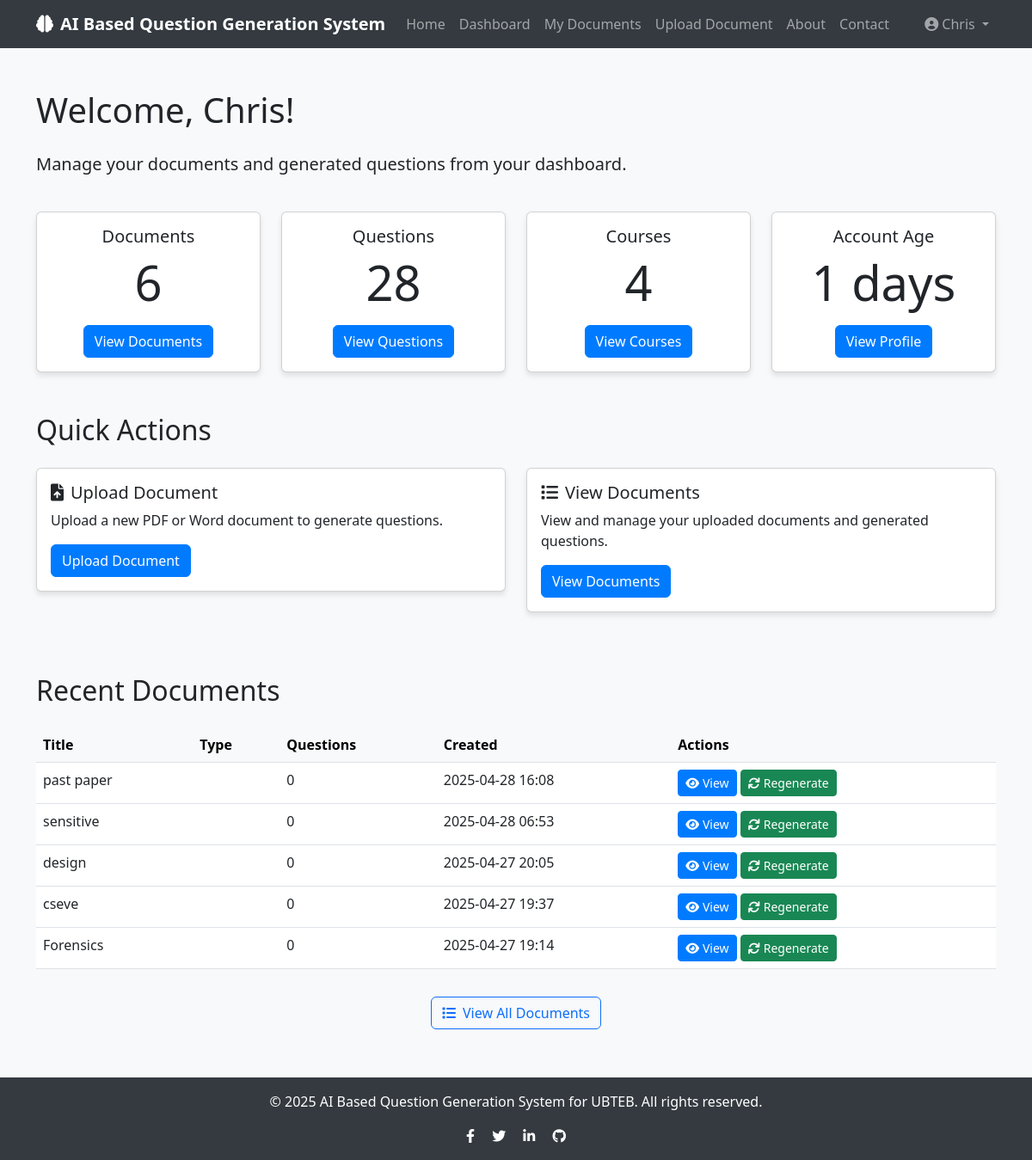
The app's page /dashboard (signed in) with its own data.
### app/models/user.py (models this page shows, shortened)
class User(db.Model, UserMixin):
    __tablename__ = 'users'
    id = db.Column(db.Integer, primary_key=True)
    username = db.Column(db.String(50), unique=True, nullable=False)
    email = db.Column(db.String(120), unique=True, nullable=False)
    password = db.Column(db.String(60), nullable=False)
    created_at = db.Column(db.DateTime, default=datetime.utcnow)
    documents = db.relationship('Document', backref='author', lazy=True,
                               foreign_keys='Document.user_id', cascade="all, delete-orphan")
    questions = db.relationship('Question', backref='author', lazy=True, cascade="all, delete-orphan")
    courses = db.relationship('Course', backref='user', lazy=True, cascade="all, delete-orphan")
    chats = db.relationship('Chat', backref='user', lazy=True, cascade="all, delete-orphan")

### app/models/document.py (models this page shows, shortened)
class Document(db.Model):
    __tablename__ = 'documents'  # Make sure this is plural
    id = db.Column(db.Integer, primary_key=True)
    title = db.Column(db.String(100), nullable=False)
    filename = db.Column(db.String(100), nullable=False)
    file_path = db.Column(db.String(255), nullable=False)
    content = db.Column(db.Text, nullable=False)
    document_type = db.Column(db.String(20), nullable=False, default='note')  # 'note' or 'paper'
    created_at = db.Column(db.DateTime, default=datetime.utcnow)
    updated_at = db.Column(db.DateTime, default=datetime.utcnow, onupdate=datetime.utcnow)
    user_id = db.Column(db.Integer, db.ForeignKey('users.id'), nullable=False)
    course_id = db.Column(db.Integer, db.ForeignKey('courses.id'), nullable=True)

### app/routes/main.py (the view)
@main.route('/dashboard')
@login_required
def dashboard():
    return render_template('dashboard.html', user=current_user, now=datetime.utcnow())

### app/models/user.py (called while the page is built)
@login_manager.user_loader
def load_user(user_id):
    return User.query.get(int(user_id))

### app/templates/dashboard.html (shortened to what this page needs)
{% extends "base.html" %}  {% block content %}
<div class="container py-4">
  <div class="row mb-4">
    <div class="col-md-12">
      <h1 class="mb-4">Welcome, {{ user.username }}!</h1>
      <p class="lead">
        Manage your documents and generated questions from your dashboard.
      </p>
    </div>
  </div>
  <div class="row mb-5">
    <div class="col-md-3">
      <div class="card text-center h-100">
        <div class="card-body">
          <h5 class="card-title">Documents</h5>
          <p class="card-text display-4">{{ user.documents|length }}</p>
          <a
            href="{{ url_for('questions.list_documents') }}"
            class="btn btn-primary"
            >View Documents</a
          >
        </div>
      </div>
    </div>
    <div class="col-md-3">
      <div class="card text-center h-100">
        <div class="card-body">
          <h5 class="card-title">Questions</h5>
          <p class="card-text display-4">{{ user.questions|length }}</p>
          <a
            href="{{ url_for('questions.list_documents') }}"
            class="btn btn-primary"
            >View Questions</a
          >
        </div>
      </div>
    </div>
    <div class="col-md-3">
      <div class="card text-center h-100">
        <div class="card-body">
          <h5 class="card-title">Courses</h5>
          <p class="card-text display-4">{{ user.courses|default([])|length }}</p>
          <a href="{{ url_for('courses.list_courses') }}" class="btn btn-primary">View Courses</a>
        </div>
      </div>
    </div>
    <div class="col-md-3">
      <div class="card text-center h-100">
        <div class="card-body">
          <h5 class="card-title">Account Age</h5>
          <p class="card-text display-4">
            {{ ((now - user.created_at).days)|default(0) }} days
          </p>
          <a href="{{ url_for('auth.profile') }}" class="btn btn-primary"
            >View Profile</a
          >
        </div>
      </div>
    </div>
  </div>
  <div class="row mb-5">
    <div class="col-md-12">
      <h2 class="mb-4">Quick Actions</h2>
    </div>
    <div class="col-md-6">
      <div class="card mb-4">
        <div class="card-body">
          <h5 class="card-title">
            <i class="fas fa-file-upload me-2"></i>Upload Document
          </h5>
          <p class="card-text">
            Upload a new PDF or Word document to generate questions.
          </p>
          <a
            href="{{ url_for('questions.upload_document') }}"
            class="btn btn-primary"
            >Upload Document</a
          >
        </div>
      </div>
    </div>
    <div class="col-md-6">
      <div class="card mb-4">
        <div class="card-body">
          <h5 class="card-title">
            <i class="fas fa-list me-2"></i>View Documents
          </h5>
          <p class="card-text">
            View and manage your uploaded documents and generated questions.
          </p>
          <a
            href="{{ url_for('questions.list_documents') }}"
            class="btn btn-primary"
            >View Documents</a
          >
        </div>
      </div>
    </div>
  </div>
  <div class="row">
    <div class="col-md-12">
      <h2 class="mb-4">Recent Documents</h2>
      {% if user.documents %}
      <div class="table-responsive">
        <table class="table table-hover">
          <thead class="table-light">
            <tr>
              <th>Title</th>
              <th>Type</th>
              <th>Questions</th>
              <th>Created</th>
              <th>Actions</th>
            </tr>
          </thead>
<tbody>
    {% for document in user.documents|sort(attribute='created_at', reverse=True)|batch(5)|first|default([]) %}
        <tr>
            <td>{{ document.title or 'Untitled Document' }}</td>
            <td>{{ document.question_type|title }}</td>
            <td>{{ document.questions|length }}</td>
            <td>{{ document.created_at.strftime('%Y-%m-%d %H:%M') }}</td>
            <td>
                <a href="{{ url_for('questions.view_document', document_id=document.id) }}"
                   class="btn btn-sm btn-primary">
                    <i class="fas fa-eye me-1"></i>View
                </a>
                <a href="{{ url_for('questions.generate_questions_form', document_id=document.id) }}"
                   class="btn btn-sm btn-success">
                    <i class="fas fa-sync me-1"></i>Regenerate
                </a>
            </td>
        </tr>
    {% endfor %}
</tbody>
        </table>
      </div>
      {% if user.documents|length > 5 %}
      <div class="text-center mt-3">
        <a
          href="{{ url_for('questions.list_documents') }}"
          class="btn btn-outline-primary"
        >
          <i class="fas fa-list me-2"></i>View All Documents
        </a>
      </div>
      {% endif %} {% endif %}
    </div>
  </div>
</div>
{% endblock %}

### app/templates/base.html (shortened to what this page needs)
<!DOCTYPE html>
<html lang="en">
<head>
    <link href="https://cdn.jsdelivr.net/npm/bootstrap@5.3.0/dist/css/bootstrap.min.css" rel="stylesheet">
    <link rel="stylesheet" href="https://cdnjs.cloudflare.com/ajax/libs/font-awesome/6.0.0/css/all.min.css">
</head>
<body>
    <nav class="navbar navbar-expand-lg navbar-dark mb-4">
        <div class="container">
            <a class="navbar-brand" href="{{ url_for('main.index') }}">
                <i class="fas fa-brain me-2"></i>AI Based Question Generation System
            </a>
            <div class="collapse navbar-collapse" id="navbarNav">
                <ul class="navbar-nav me-auto">
                    <li class="nav-item">
                        <a class="nav-link" href="{{ url_for('main.index') }}">Home</a>
                    </li>
                    {% if current_user.is_authenticated %}
                    <li class="nav-item">
                        <a class="nav-link" href="{{ url_for('main.dashboard') }}">Dashboard</a>
                    </li>
                    <li class="nav-item">
                        <a class="nav-link" href="{{ url_for('questions.list_documents') }}">My Documents</a>
                    </li>
                    <li class="nav-item">
                        <a class="nav-link" href="{{ url_for('questions.upload_document') }}">Upload Document</a>
                    </li>
                    {% endif %}
                    <li class="nav-item">
                        <a class="nav-link" href="{{ url_for('main.about') }}">About</a>
                    </li>
                    <li class="nav-item">
                        <a class="nav-link" href="{{ url_for('main.contact') }}">Contact</a>
                    </li>
                </ul>
                <ul class="navbar-nav">
                    {% if current_user.is_authenticated %}
                    <li class="nav-item dropdown">
                        <a class="nav-link dropdown-toggle" href="#" id="navbarDropdown" role="button" data-bs-toggle="dropdown" aria-expanded="false">
                            <i class="fas fa-user-circle me-1"></i>{{ current_user.username }}
                        </a>
                    </li>
                    {% endif %}
                </ul>
            </div>
        </div>
    </nav>
    <div class="content">
        {% block content %}{% endblock %}
    </div>
    <footer class="footer text-center">
        <div class="container">
            <div class="row">
                <div class="col-md-12">
                    <p>&copy; 2025 AI Based Question Generation System for UBTEB. All rights reserved.</p>
                    <div class="social-icons">
                        <a href="#" class="text-white me-3"><i class="fab fa-facebook-f"></i></a>
                        <a href="#" class="text-white me-3"><i class="fab fa-twitter"></i></a>
                        <a href="#" class="text-white me-3"><i class="fab fa-linkedin-in"></i></a>
                        <a href="#" class="text-white"><i class="fab fa-github"></i></a>
                    </div>
                </div>
            </div>
        </div>
    </footer>
</body>
</html>

### app/templates/base.html (style rules this page uses)
body { min-height: 100vh; display: flex; flex-direction: column; background-color: #f8f9fa; }
.content { flex: 1; }
.navbar { background-color: #343a40; }
.navbar-brand { font-weight: bold; color: #ffffff; }
.footer { background-color: #343a40; color: #ffffff; padding: 1rem 0; margin-top: 2rem; }
.card { box-shadow: 0 4px 6px rgba(0, 0, 0, 0.1); transition: all 0.3s ease; }
.btn-primary { background-color: #007bff; border-color: #007bff; }

### records on screen
User: username "Chris", ((now-user.created_at).days)|default(0) "1"
Document: title "past paper", questions|length "0", created_at "2025-04-28 16:08"
Document: title "sensitive", questions|length "0", created_at "2025-04-28 06:53"
Document: title "design", questions|length "0", created_at "2025-04-27 20:05"
Document: title "cseve", questions|length "0", created_at "2025-04-27 19:37"
Document: title "Forensics", questions|length "0", created_at "2025-04-27 19:14"

### other values on screen
{{ user.documents|length }} "6"
{{ user.questions|length }} "28"
{{ user.courses|default([])|length }} "4"
